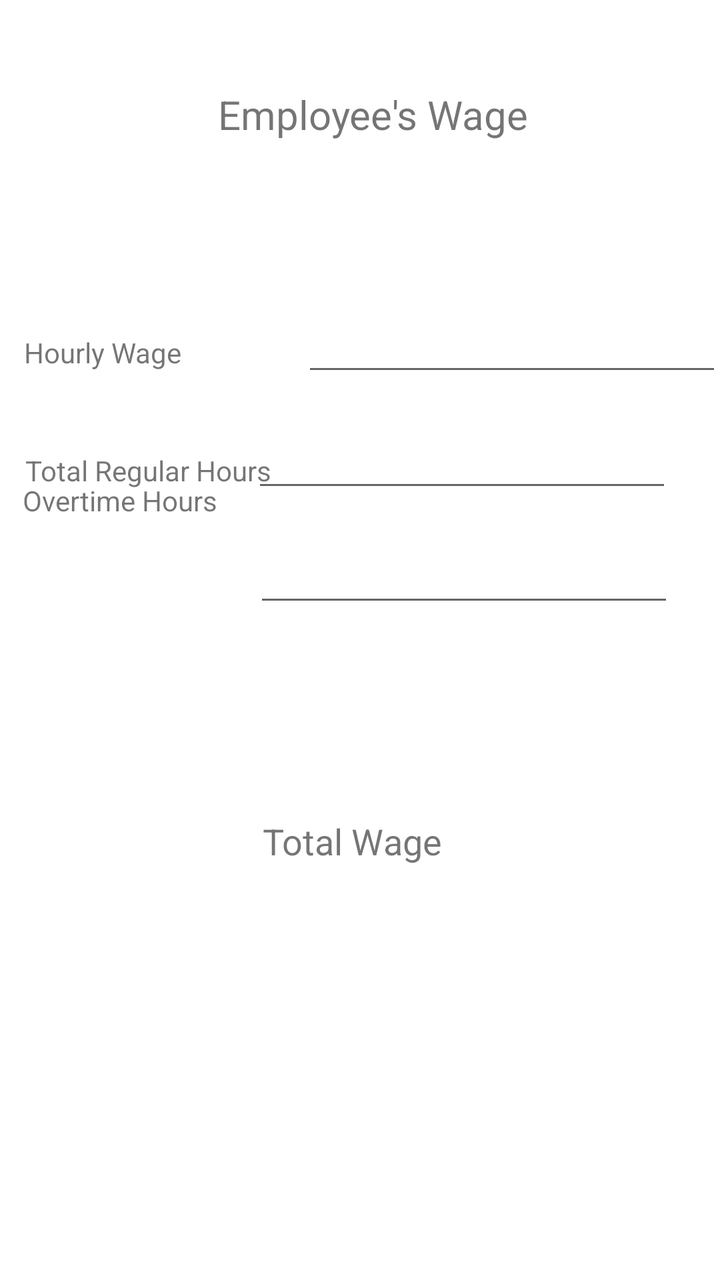
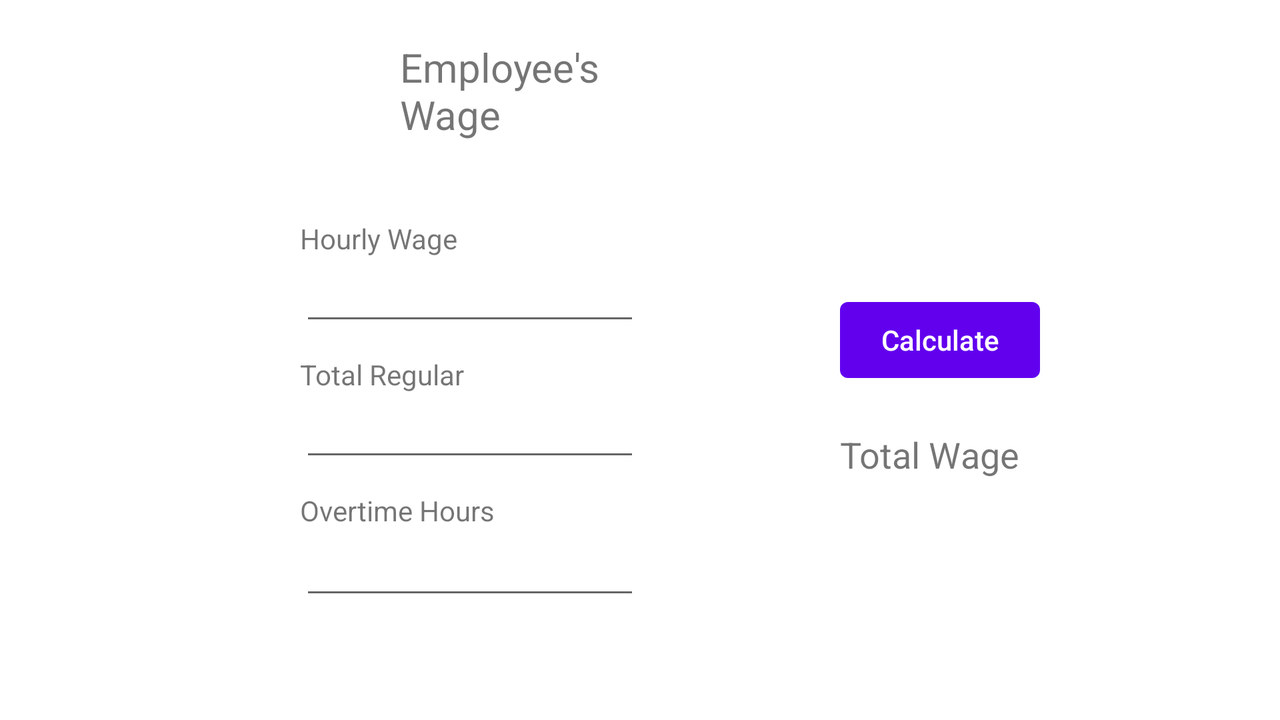

Compare how this app lays out the same screen by default and in its alternative resource folder. The renders come first, then the two layout files and the values they reference.
<!-- AndroidManifest.xml: application theme Theme.MobAppAssignment1 -->
<!-- res/layout/activity_wagecalc.xml -->
<?xml version="1.0" encoding="utf-8"?>
<androidx.constraintlayout.widget.ConstraintLayout xmlns:android="http://schemas.android.com/apk/res/android"
    xmlns:app="http://schemas.android.com/apk/res-auto"
    xmlns:tools="http://schemas.android.com/tools"
    android:layout_width="match_parent"
    android:layout_height="match_parent">

    <TextView
        android:id="@+id/id_textViewwage1"
        android:layout_width="wrap_content"
        android:layout_height="wrap_content"
        android:layout_marginStart="97dp"
        android:layout_marginTop="45dp"
        android:layout_marginEnd="97dp"
        android:layout_marginBottom="71dp"
        android:text="@string/employee_s_wage"
        android:textSize="20sp"
        app:layout_constraintBottom_toTopOf="@+id/id_hourlywage"
        app:layout_constraintEnd_toEndOf="@+id/id_hourlywage"
        app:layout_constraintStart_toStartOf="@+id/id_textViewwage2"
        app:layout_constraintTop_toTopOf="parent" />

    <TextView
        android:id="@+id/id_textViewwage2"
        android:layout_width="wrap_content"
        android:layout_height="wrap_content"
        android:layout_marginStart="37dp"
        android:layout_marginTop="180dp"
        android:layout_marginEnd="50dp"
        android:layout_marginBottom="35dp"
        android:text="@string/hourly_wage"
        app:layout_constraintBottom_toTopOf="@+id/id_textViewwage3"
        app:layout_constraintEnd_toStartOf="@+id/id_hourlywage"
        app:layout_constraintHorizontal_bias="0.0"
        app:layout_constraintStart_toStartOf="parent"
        app:layout_constraintTop_toTopOf="parent" />

    <TextView
        android:id="@+id/id_textViewwage3"
        android:layout_width="wrap_content"
        android:layout_height="wrap_content"
        android:layout_marginStart="38dp"
        android:layout_marginTop="5dp"
        android:layout_marginEnd="16dp"
        android:layout_marginBottom="20dp"
        android:text="@string/total_regular_hours"
        app:layout_constraintBottom_toBottomOf="@+id/id_totalregularhours"
        app:layout_constraintEnd_toStartOf="@+id/id_totalregularhours"
        app:layout_constraintStart_toStartOf="parent"
        app:layout_constraintTop_toBottomOf="@+id/id_textViewwage2" />

    <TextView
        android:id="@+id/id_textViewwage4"
        android:layout_width="wrap_content"
        android:layout_height="wrap_content"
        android:layout_marginStart="37dp"
        android:layout_marginTop="35dp"
        android:layout_marginEnd="44dp"
        android:layout_marginBottom="419dp"
        android:text="@string/overtime_hours"
        app:layout_constraintBottom_toBottomOf="parent"
        app:layout_constraintEnd_toStartOf="@+id/id_overtimepay"
        app:layout_constraintStart_toStartOf="parent"
        app:layout_constraintTop_toBottomOf="@+id/id_textViewwage3" />

    <EditText
        android:id="@+id/id_hourlywage"
        android:layout_width="wrap_content"
        android:layout_height="wrap_content"
        android:layout_marginStart="10dp"
        android:layout_marginTop="10dp"
        android:layout_marginEnd="24dp"
        android:layout_marginBottom="18dp"
        android:ems="10"
        android:inputType="textPersonName"
        app:layout_constraintBottom_toTopOf="@+id/id_totalregularhours"
        app:layout_constraintEnd_toEndOf="parent"
        app:layout_constraintStart_toEndOf="@+id/id_textViewwage2"
        app:layout_constraintTop_toBottomOf="@+id/id_textViewwage1" />

    <EditText
        android:id="@+id/id_totalregularhours"
        android:layout_width="wrap_content"
        android:layout_height="wrap_content"
        android:layout_marginEnd="24dp"
        android:layout_marginBottom="16dp"
        android:ems="10"
        android:inputType="textPersonName"
        app:layout_constraintBottom_toTopOf="@+id/id_overtimepay"
        app:layout_constraintEnd_toEndOf="parent" />

    <EditText
        android:id="@+id/id_overtimepay"
        android:layout_width="wrap_content"
        android:layout_height="wrap_content"
        android:layout_marginTop="267dp"
        android:layout_marginEnd="23dp"
        android:ems="10"
        android:inputType="textPersonName"
        app:layout_constraintEnd_toEndOf="parent"
        app:layout_constraintTop_toTopOf="parent" />

    <Button
        android:id="@+id/id_buttonwagecalc"
        android:layout_width="wrap_content"
        android:layout_height="48dp"
        android:layout_marginStart="155dp"
        android:layout_marginTop="74dp"
        android:layout_marginEnd="166dp"
        android:layout_marginBottom="297dp"
        android:onClick="calculateWage"
        android:text="@string/calculate"
        android:textAppearance="@style/TextAppearance.AppCompat.Body2"
        app:layout_constraintBottom_toBottomOf="parent"
        app:layout_constraintEnd_toEndOf="parent"
        app:layout_constraintStart_toStartOf="parent"
        app:layout_constraintTop_toBottomOf="@+id/id_overtimepay" />

    <TextView
        android:id="@+id/id_totalwage"
        android:layout_width="wrap_content"
        android:layout_height="wrap_content"
        android:layout_marginStart="173dp"
        android:layout_marginTop="70dp"
        android:layout_marginEnd="181dp"
        android:layout_marginBottom="208dp"
        android:onClick="calculateWage"
        android:text="@string/total_wage"
        android:textSize="18sp"
        app:layout_constraintBottom_toBottomOf="parent"
        app:layout_constraintEnd_toEndOf="parent"
        app:layout_constraintStart_toStartOf="parent"
        app:layout_constraintTop_toBottomOf="@+id/id_buttonwagecalc" />

</androidx.constraintlayout.widget.ConstraintLayout>
<!-- resources referenced by this layout -->
<resources>
  <string name="calculate">Calculate</string>
  <string name="employee_s_wage">Employee\'s Wage</string>
  <string name="hourly_wage">Hourly Wage</string>
  <string name="overtime_hours">Overtime Hours</string>
  <string name="total_regular_hours">Total Regular Hours</string>
  <string name="total_wage">Total Wage</string>
  <style name="Theme.MobAppAssignment1" parent="Theme.MaterialComponents.DayNight.DarkActionBar">
          
          <item name="colorPrimary">@color/purple_500</item>
          <item name="colorPrimaryVariant">@color/purple_700</item>
          <item name="colorOnPrimary">@color/white</item>
          
          <item name="colorSecondary">@color/teal_200</item>
          <item name="colorSecondaryVariant">@color/teal_700</item>
          <item name="colorOnSecondary">@color/black</item>
          
          <item name="android:statusBarColor" tools:targetApi="l">?attr/colorPrimaryVariant</item>
          
      </style>
</resources>
<!-- res/layout-land/activity_wagecalc.xml (the repository's variant of the layout above) -->
<!-- drawn on the phone turned sideways -->
<LinearLayout
    xmlns:android="http://schemas.android.com/apk/res/android"
    android:layout_width="match_parent"
    android:layout_height="match_parent"
    android:orientation="horizontal" >


    <LinearLayout
        android:layout_width="0dp"
        android:layout_height="match_parent"
        android:layout_weight="1"
        android:orientation="vertical">

        <ImageView
            android:layout_width="wrap_content"
            android:layout_height="wrap_content" />

        <TextView
            android:id="@+id/id_textViewwage1"
            android:layout_width="wrap_content"
            android:layout_height="wrap_content"
            android:layout_marginStart="200dp"
            android:layout_marginTop="20dp"
            android:text="@string/employee_s_wage"
            android:textSize="20sp" />

        <TextView
            android:id="@+id/id_textViewwage2"
            android:layout_width="wrap_content"
            android:layout_height="18dp"
            android:layout_marginStart="150dp"
            android:layout_marginTop="39dp"
            android:layout_marginEnd="61dp"
            android:text="@string/hourly_wage" />

        <EditText
            android:id="@+id/id_hourlywage"
            android:layout_width="wrap_content"
            android:layout_height="40dp"
            android:layout_marginStart="150dp"
            android:layout_marginTop="0dp"
            android:layout_marginBottom="10dp"
            android:ems="10"
            android:inputType="textPersonName" />

        <TextView
            android:id="@+id/id_textViewwage3"
            android:layout_width="wrap_content"
            android:layout_height="18dp"
            android:layout_marginStart="150dp"
            android:layout_marginTop="0dp"
            android:layout_marginEnd="61dp"
            android:layout_marginBottom="0dp"
            android:text="@string/total_regular_hours" />

        <EditText
            android:id="@+id/id_overtimepay"
            android:layout_width="wrap_content"
            android:layout_height="40dp"
            android:layout_marginStart="150dp"
            android:layout_marginTop="0dp"
            android:layout_marginBottom="10dp"
            android:ems="10"
            android:inputType="textPersonName" />

        <TextView
            android:id="@+id/id_textViewwage4"
            android:layout_width="wrap_content"
            android:layout_height="wrap_content"
            android:layout_marginStart="150dp"
            android:layout_marginEnd="43dp"
            android:layout_marginBottom="0dp"
            android:text="@string/overtime_hours" />


        <EditText
            android:id="@+id/id_totalregularhours"
            android:layout_width="wrap_content"
            android:layout_height="40dp"
            android:layout_marginStart="150dp"
            android:layout_marginTop="0dp"
            android:layout_marginBottom="10dp"
            android:ems="10"
            android:inputType="textPersonName" />


    </LinearLayout>

    <LinearLayout
        android:layout_width="0dp"
        android:layout_height="match_parent"
        android:layout_weight="1"
        android:orientation="vertical" >

        <Button
            android:id="@+id/id_buttonwagecalc"
            android:layout_width="100dp"
            android:layout_height="50dp"
            android:layout_marginTop="145dp"
            android:layout_marginStart="100dp"
            android:layout_marginEnd="120dp"
            android:onClick="calculateWage"
            android:text="@string/calculate"
            android:textAppearance="@style/TextAppearance.AppCompat.Body2"/>


        <TextView
            android:id="@+id/id_totalwage"
            android:layout_width="wrap_content"
            android:layout_height="wrap_content"
            android:layout_marginStart="100dp"
            android:layout_marginTop="20dp"
            android:onClick="calculateWage"
            android:text="@string/total_wage"
            android:textSize="18sp" />

    </LinearLayout>
</LinearLayout>
